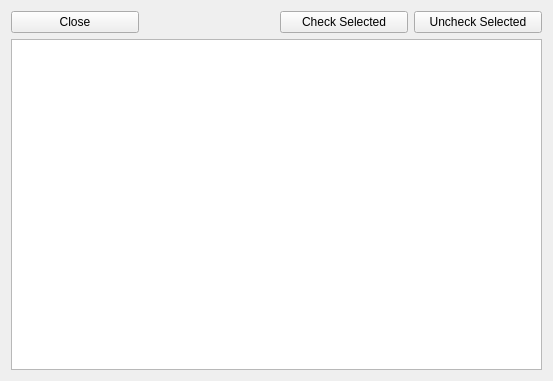
<?xml version="1.0" encoding="UTF-8"?>
<ui version="4.0">
 <class>seasontab</class>
 <widget class="QWidget" name="seasontab">
  <property name="geometry">
   <rect>
    <x>0</x>
    <y>0</y>
    <width>553</width>
    <height>381</height>
   </rect>
  </property>
  <property name="windowTitle">
   <string/>
  </property>
  <layout class="QGridLayout" name="gridLayout">
   <item row="0" column="0">
    <widget class="QPushButton" name="closebutton">
     <property name="text">
      <string>Close</string>
     </property>
    </widget>
   </item>
   <item row="1" column="0" colspan="4">
    <widget class="QTableView" name="episodetable">
     <property name="selectionMode">
      <enum>QAbstractItemView::ExtendedSelection</enum>
     </property>
     <property name="selectionBehavior">
      <enum>QAbstractItemView::SelectRows</enum>
     </property>
     <property name="showGrid">
      <bool>false</bool>
     </property>
     <property name="wordWrap">
      <bool>false</bool>
     </property>
     <attribute name="horizontalHeaderVisible">
      <bool>false</bool>
     </attribute>
     <attribute name="horizontalHeaderDefaultSectionSize">
      <number>140</number>
     </attribute>
     <attribute name="horizontalHeaderMinimumSectionSize">
      <number>140</number>
     </attribute>
     <attribute name="horizontalHeaderStretchLastSection">
      <bool>true</bool>
     </attribute>
     <attribute name="verticalHeaderDefaultSectionSize">
      <number>19</number>
     </attribute>
    </widget>
   </item>
   <item row="0" column="2">
    <widget class="QPushButton" name="checkselectedbutton">
     <property name="text">
      <string>Check Selected</string>
     </property>
    </widget>
   </item>
   <item row="0" column="3">
    <widget class="QPushButton" name="uncheckselectedbutton">
     <property name="text">
      <string>Uncheck Selected</string>
     </property>
    </widget>
   </item>
  </layout>
 </widget>
 <resources/>
 <connections/>
</ui>
